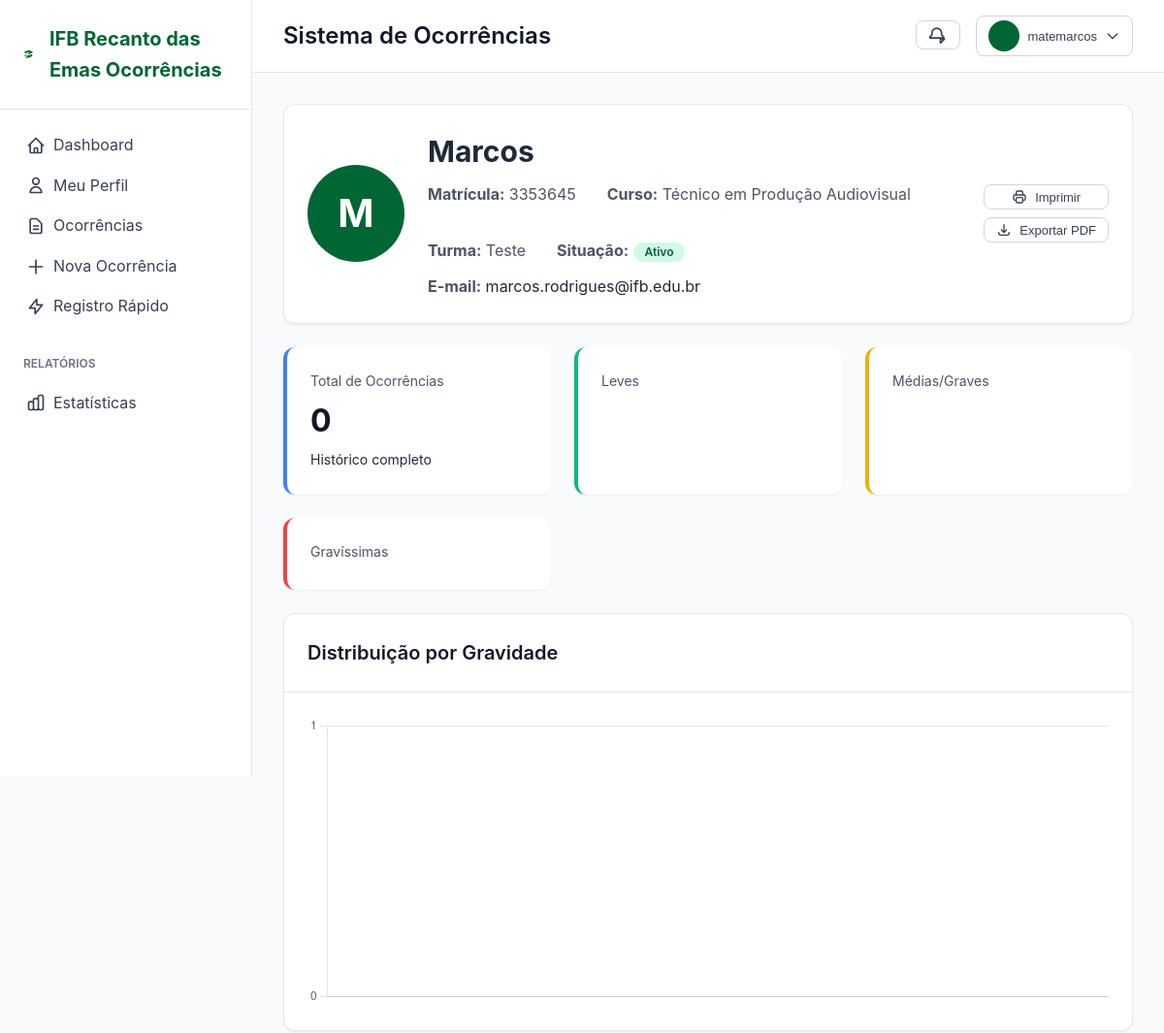
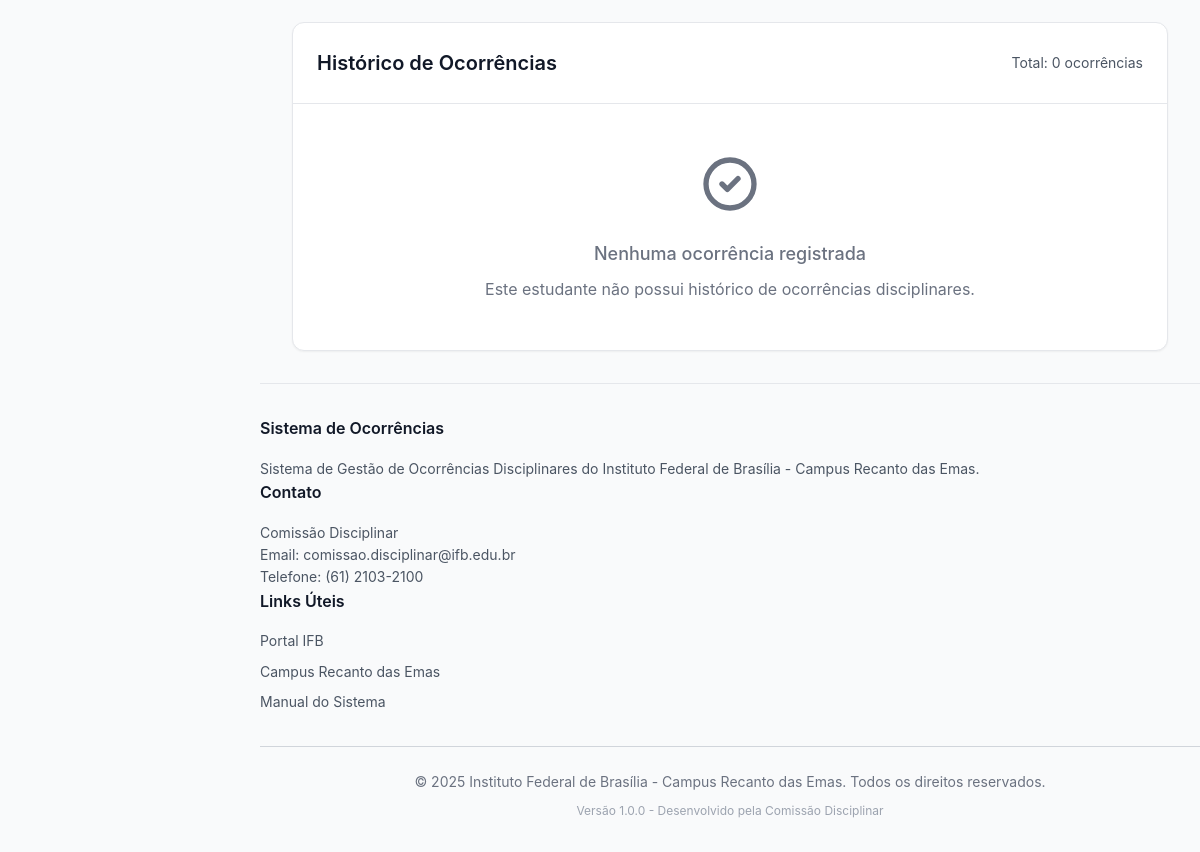
The app's page /estudantes/3353645/relatorio/ (signed in) with its own data (2 pictures, top to bottom).
### core/models.py (models this page shows, shortened)
class Estudante(models.Model):
    SITUACAO_CHOICES = [
        ('ATIVO', 'Ativo'),
        ('TRANCADO', 'Trancado'),
        ('EVADIDO', 'Evadido'),
        ('FORMADO', 'Formado'),
        ('TRANSFERIDO', 'Transferido'),
    ]
    matricula_sga = models.CharField(max_length=20, unique=True, verbose_name="Matrícula SGA")
    nome = models.CharField(max_length=200)
    email = models.EmailField()
    turma = models.ForeignKey(Turma, on_delete=models.PROTECT, related_name='estudantes')
    campus = models.ForeignKey(Campus, on_delete=models.PROTECT)
    curso = models.ForeignKey(Curso, on_delete=models.PROTECT)
    responsavel = models.ForeignKey(Responsavel, on_delete=models.SET_NULL, null=True, blank=True,
                                    related_name='estudantes')
    situacao = models.CharField(max_length=15, choices=SITUACAO_CHOICES, default='ATIVO')
    data_ingresso = models.DateField()
    foto = models.ImageField(upload_to='estudantes/', blank=True, null=True)
    class Meta:
        ordering = ['nome']

class Curso(models.Model):
    nome = models.CharField(max_length=200)
    campus = models.ForeignKey(Campus, on_delete=models.PROTECT, related_name='cursos')
    codigo = models.CharField(max_length=20, unique=True)
    ativo = models.BooleanField(default=True)
    class Meta:
        ordering = ['nome']

class Turma(models.Model):
    nome = models.CharField(max_length=50)
    curso = models.ForeignKey(Curso, on_delete=models.PROTECT, related_name='turmas')
    ano = models.IntegerField()
    semestre = models.IntegerField(choices=[(0, 'Anual'), (1, '1º'), (2, '2º')])
    ativa = models.BooleanField(default=True)
    class Meta:
        ordering = ['-ano', '-semestre', 'nome']
        unique_together = ['nome', 'curso', 'ano', 'semestre']

### core/views.py (the view)
# urls.py: path('estudantes/<str:matricula>/relatorio/', views.relatorio_estudante, name='relatorio_estudante'),
@login_required
def relatorio_estudante(request, matricula):
    estudante = get_object_or_404(Estudante, matricula_sga=matricula)
    ocorrencias = estudante.ocorrencias.all().select_related(
        'curso', 'turma', 'infracao'
    ).order_by('-data')
    total_ocorrencias = ocorrencias.count()
    por_gravidade = ocorrencias.values('infracao__gravidade').annotate(total=Count('id'))
    context = {
        'estudante': estudante,
        'ocorrencias': ocorrencias,
        'total_ocorrencias': total_ocorrencias,
        'por_gravidade': por_gravidade,
    }
    return render(request, 'core/estudante_relatorio.html', context)

### templates/core/estudante_relatorio.html (shortened to what this page needs)
{% extends 'core/base.html' %}
{% load static %}
{% block content %}
<div class="container">
    <div class="card mb-4">
        <div class="card-body">
            <div style="display: flex; align-items: center; gap: 1.5rem;">
                <div>
                    {% if estudante.foto %}
                        <img src="{{ estudante.foto.url }}" alt="{{ estudante.nome }}"
                             style="width: 100px; height: 100px; border-radius: 50%; object-fit: cover; border: 4px solid var(--ifb-verde);">
                    {% else %}
                        <div style="width: 100px; height: 100px; border-radius: 50%; background: var(--ifb-verde); color: white; display: flex; align-items: center; justify-content: center; font-size: 2.5rem; font-weight: 700;">
                            {{ estudante.nome|slice:":1" }}
                        </div>
                    {% endif %}
                </div>
                <div style="flex: 1;">
                    <h1 style="font-size: 1.875rem; font-weight: 700; margin-bottom: 0.5rem;">
                        {{ estudante.nome }}
                    </h1>
                    <div style="display: flex; gap: 2rem; flex-wrap: wrap; color: var(--gray-600);">
                        <div>
                            <strong>Matrícula:</strong> {{ estudante.matricula_sga }}
                        </div>
                        <div>
                            <strong>Curso:</strong> {{ estudante.curso.nome }}
                        </div>
                        <div>
                            <strong>Turma:</strong> {{ estudante.turma.nome }}
                        </div>
                        <div>
                            <strong>Situação:</strong>
                            <span class="badge badge-{% if estudante.situacao == 'ATIVO' %}finalizada{% else %}arquivada{% endif %}">
                                {{ estudante.get_situacao_display }}
                            </span>
                        </div>
                    </div>
                    <div style="margin-top: 0.75rem;">
                        <strong style="color: var(--gray-600);">E-mail:</strong> {{ estudante.email }}
                    </div>
                </div>
                <div style="display: flex; flex-direction: column; gap: 0.5rem;">
                    <button class="btn btn-outline btn-sm" onclick="window.print()">
                        Imprimir
                    </button>
                    <button class="btn btn-outline btn-sm">
                        <svg width="16" height="16" fill="none" stroke="currentColor" viewBox="0 0 24 24">
                            <path stroke-linecap="round" stroke-linejoin="round" stroke-width="2" d="M4 16v1a3 3 0 003 3h10a3 3 0 003-3v-1m-4-4l-4 4m0 0l-4-4m4 4V4"/>
                        </svg>
                        Exportar PDF
                    </button>
                </div>
            </div>
        </div>
    </div>
    <div class="stats-grid mb-4">
        <div class="stat-card" style="border-color: #3b82f6;">
            <div class="stat-label">Total de Ocorrências</div>
            <div class="stat-value">{{ total_ocorrencias }}</div>
            <div class="stat-change">Histórico completo</div>
        </div>
        <div class="stat-card" style="border-color: #10b981;">
            <div class="stat-label">Leves</div>
        </div>
        <div class="stat-card" style="border-color: #eab308;">
            <div class="stat-label">Médias/Graves</div>
        </div>
        <div class="stat-card" style="border-color: #ef4444;">
            <div class="stat-label">Gravíssimas</div>
        </div>
    </div>
    <div class="card mb-4">
        <div class="card-header">
            <h2 class="card-title">Distribuição por Gravidade</h2>
        </div>
        <div class="card-body">
            <canvas id="gravidadeChart" style="max-height: 300px;"></canvas>
        </div>
    </div>
    <div class="card">
        <div class="card-header flex-between">
            <h2 class="card-title">Histórico de Ocorrências</h2>
            <div style="font-size: 0.875rem; color: var(--gray-600);">
                Total: {{ ocorrencias.count }} ocorrências
            </div>
        </div>
        <div class="card-body" style="padding: 0;">
            {% if ocorrencias %}
            <div class="timeline" style="padding: 2rem;">
                {% for ocorrencia in ocorrencias %}
                <div class="timeline-item">
                    <div class="timeline-marker" style="background:
                        {% if ocorrencia.infracao.gravidade == 'LEVE' %}#10b981
                        {% elif ocorrencia.infracao.gravidade == 'MEDIA' %}#eab308
                        {% elif ocorrencia.infracao.gravidade == 'GRAVE' %}#f97316
                        {% else %}#ef4444{% endif %};"></div>
                    <div class="timeline-content">
                        <div class="flex-between" style="margin-bottom: 0.5rem;">
                            <div class="timeline-date">
                                {{ ocorrencia.data|date:"d/m/Y" }} às {{ ocorrencia.horario|time:"H:i" }}
                            </div>
                            <div>
                                {% include 'core/components/status_badge.html' with status=ocorrencia.status %}
                                {% if ocorrencia.infracao %}
                                    <span class="badge badge-{{ ocorrencia.infracao.gravidade|lower }}">
                                        {{ ocorrencia.infracao.get_gravidade_display }}
                                    </span>
                                {% endif %}
                            </div>
                        </div>
                        <div style="margin-bottom: 0.5rem;">
                            <strong style="font-size: 1rem;">Ocorrência #{{ ocorrencia.id }}</strong>
                        </div>
                        {% if ocorrencia.infracao %}
                        <div style="margin-bottom: 0.75rem; padding: 0.75rem; background: var(--gray-50); border-radius: var(--radius-md);">
                            <div style="font-weight: 600; font-size: 0.875rem; margin-bottom: 0.25rem;">
                                {{ ocorrencia.infracao.codigo }}
                            </div>
                            <div style="font-size: 0.875rem; color: var(--gray-600);">
                                {{ ocorrencia.infracao.descricao }}
                            </div>
                        </div>
                        {% endif %}
                        <div style="margin-bottom: 0.75rem; color: var(--gray-700);">
                            {{ ocorrencia.descricao|truncatewords:30 }}
                        </div>
                        <div style="display: flex; gap: 1rem; font-size: 0.875rem; color: var(--gray-600);">
                            <div>
                                <strong>Turma:</strong> {{ ocorrencia.turma.nome }}
                            </div>
                            <div>
                                <strong>Registrado por:</strong> {{ ocorrencia.responsavel_registro.nome }}
                            </div>
                        </div>
                        {% if ocorrencia.sancao %}
                        <div style="margin-top: 0.75rem; padding: 0.75rem; background: #fee2e2; border-radius: var(--radius-md); border-left: 4px solid #ef4444;">
                            <strong style="color: #991b1b;">Sanção Aplicada:</strong>
                            <div style="margin-top: 0.25rem; color: #991b1b;">
                                {{ ocorrencia.sancao.get_tipo_display }}
                            </div>
                        </div>
                        {% endif %}
                        <div style="margin-top: 0.75rem;">
                            <a href="{% url 'ocorrencia_detail' ocorrencia.pk %}" class="btn btn-outline btn-sm">
                                Ver Detalhes Completos
                            </a>
                        </div>
                    </div>
                </div>
                {% endfor %}
            </div>
            {% else %}
            <div style="padding: 3rem; text-align: center; color: var(--gray-500);">
                <svg width="64" height="64" fill="none" stroke="currentColor" viewBox="0 0 24 24" style="margin: 0 auto 1rem;">
                    <path stroke-linecap="round" stroke-linejoin="round" stroke-width="2" d="M9 12l2 2 4-4m6 2a9 9 0 11-18 0 9 9 0 0118 0z"/>
                </svg>
                <div style="font-size: 1.125rem; font-weight: 500; margin-bottom: 0.5rem;">
                    Nenhuma ocorrência registrada
                </div>
                <div>Este estudante não possui histórico de ocorrências disciplinares.</div>
            </div>
            {% endif %}
        </div>
    </div>
</div>
{% endblock %}
{% block extra_js %}
<script>
// Gráfico de Gravidade
const ctx = document.getElementById('gravidadeChart');
const data = {
    labels: [
    ],
    datasets: [{
        label: 'Ocorrências',
        data: [
        ],
        backgroundColor: [
            'rgba(16, 185, 129, 0.8)',
            'rgba(234, 179, 8, 0.8)',
            'rgba(249, 115, 22, 0.8)',
            'rgba(239, 68, 68, 0.8)'
        ],
        borderWidth: 0
    }]
};
new Chart(ctx, {
    type: 'bar',
    data: data,
    options: {
        responsive: true,
        maintainAspectRatio: true,
        scales: {
            y: {
                beginAtZero: true,
                ticks: {
                    stepSize: 1
                }
            }
        },
        plugins: {
            legend: {
                display: false
            }
        }
    }
});
</script>
{% endblock %}

### templates/core/components/navbar.html (shortened to what this page needs)
<header class="header">
    <div class="flex" style="align-items: center; gap: 1rem;">
        <div class="header-title">
            {% block header_title %}Sistema de Ocorrências{% endblock %}
        </div>
    </div>
    <div class="user-menu">
        <div style="position: relative;">
            <button class="btn btn-outline btn-sm" onclick="toggleNotifications()" id="notifications-btn">
                <svg width="20" height="20" fill="none" stroke="currentColor" viewBox="0 0 24 24">
                    <path stroke-linecap="round" stroke-linejoin="round" stroke-width="2" d="M15 17h5l-5 5v-5zM10.5 3.75a6 6 0 00-6 6v2.25l-2.47 2.47a.75.75 0 00.53 1.28h15.88a.75.75 0 00.53-1.28L16.5 12V9.75a6 6 0 00-6-6z"/>
                </svg>
            </button>
        </div>
        <div style="position: relative;">
            <button class="btn btn-outline btn-sm" onclick="toggleUserMenu()" style="display: flex; align-items: center; gap: 0.5rem;">
                <div style="width: 32px; height: 32px; border-radius: 50%; background: var(--ifb-verde); color: white; display: flex; align-items: center; justify-content: center; font-weight: 600;">
                </div>
                <span>{{ user.get_full_name|default:user.username }}</span>
                <svg width="16" height="16" fill="none" stroke="currentColor" viewBox="0 0 24 24">
                    <path stroke-linecap="round" stroke-linejoin="round" stroke-width="2" d="M19 9l-7 7-7-7"/>
                </svg>
            </button>
        </div>
    </div>
</header>

### records on screen
Estudante: nome "M", nome "Marcos", matricula_sga "3353645", curso.nome "Técnico em Produção Audiovisual", turma.nome "Teste", situacao "Ativo", email "marcos.rodrigues@ifb.edu.br"

### other values on screen
{{ user.get_full_name|default:user.username }} "matemarcos"
{{ total_ocorrencias }} "0"
{{ ocorrencias.count }} "0"
